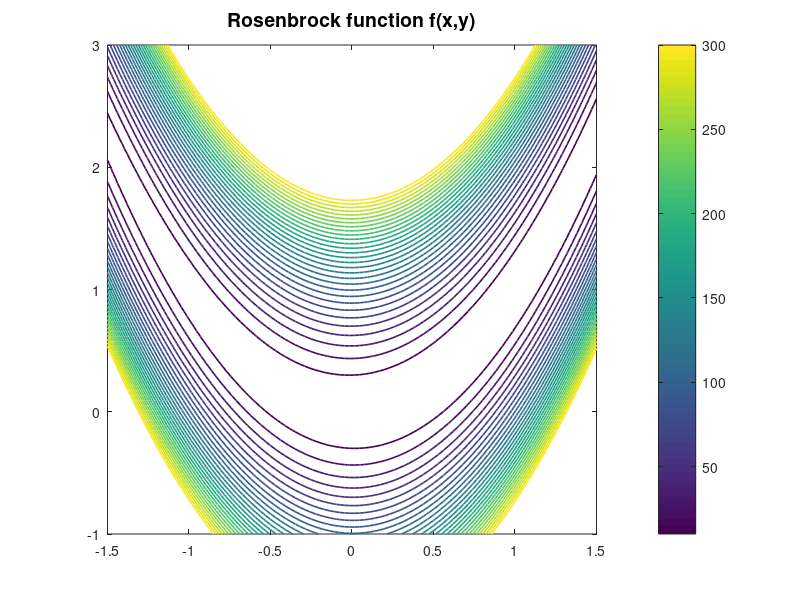

MATLAB code to generate this figure: (Note: this script raises an error after producing the figure.)
%% The Rosenbrock function in 2D optimisation
% Nick Trefethen, October 2010

%%
% (Chebfun example opt/Rosenbrock.m)
% [Tags: #optimization, #Rosenbrock, #2D, #edgedetection]

%% 1. The Rosenbrock function
% Chebfun can often do quite a good job of minimizing or maximizing a function
% defined on a 2D rectangle. Since the introduction of Chebfun2 in 2013, this
% would normally done with Chebfun2, but this example, originally written in
% 2010, uses 1D Chebfun to do the job. The "Rosenbrock revisited" Example
% treats the same problem more properly, and more efficiently, with Chebfun2
% [3].

%%
% The example we consider is the famous and challenging "Rosenbrock function":
f = @(x,y) (1-x).^2 + 100*(y-x.^2).^2;

%%
% First let's plot it to get an idea:
x = linspace(-1.5,1.5); y = linspace(-1,3);
[xx,yy] = meshgrid(x,y); ff = f(xx,yy);
levels = 10:10:300;
LW = 'linewidth'; FS = 'fontsize'; MS = 'markersize';
figure, contour(x,y,ff,levels,LW,1.2), colorbar
axis([-1.5 1.5 -1 3]), axis square, hold on
title('Rosenbrock function f(x,y)',FS,14)

%%
% It's obvious from the formula that the minimum value is $0$, taken at
% $x=y=1$. In 1D Chebfun, we can find this by taking slices. If $x_0$ is a
% constant, then the minimum of $f(x_0,y)$ over all $y$ can be obtained like
% this:
fminx0 = @(x0) min(chebfun(@(y) f(x0,y),[-1 3]));

%%
% Now we can make a chebfun representing `fminx` as a function of $x$:
fminx = chebfun(fminx0,[-1.5 1.5],'vectorize','splitting','on');
figure, plot(fminx,LW,1.6)
xlabel('x',FS,14), ylabel('min_y(f(x,y))',FS,14)
title('minimum of f(x,y) along vertical slices',FS,14)

%%
% The global minimum of $f(x,y)$ is the minimum of `fminx`:
format long
[minf,minx] = min(fminx)

%%
% The variable `minx` represents the $x$-coordinate of the minimum.
% We can find the $y$ coordinate like this:
[minf,miny] = min(chebfun(@(y) f(minx,y), [-1 3]))

%%
% Let's show the contour plot again, with the minimum point:
close, plot(minx,miny,'.k',MS,20)

%% 2. A function with several local minima
% Why did we put `splitting on` in this computation? It wasn't actually
% necessary in this case, but it would be necessary for more general functions
% $f(x,y)$ having several local extrema, because then the function `fminx`
% might not be smooth.

%%
% For example, consider this function defined on the square
% $[-1,1]\times[-1,1]$:
f = @(x,y) exp(x-2*x.^2-y.^2).*sin(6*(x+y+x.*y.^2));
x = linspace(-1,1); y = linspace(-1,1);
[xx,yy] = meshgrid(x,y); ff = f(xx,yy);
figure, contour(x,y,ff,30,LW,1.2), colorbar
axis([-1 1 -1 1]), axis square, hold on
title('f(x,y)',FS,14)

%%
% We define `fminx0` and `fminx` as before. Because of the lack of smoothness
% and the consequent need for edge detection, this computation takes a little
% while:
tic
fminx0 = @(x0) min(chebfun(@(y) f(x0,y),[-1 1]));
fminx = chebfun(fminx0,[-1 1],'vectorize','splitting','on');
figure, plot(fminx,LW,1.6)
xlabel('x',FS,14), ylabel('min_y(f(x,y))',FS,14)
title('minimum of f(x,y) along vertical slices',FS,14)
toc

%%
% Here are the breakpoints that Chebfun has introduced:
fminx.ends

%%
% We can now quickly compute the global minimum as before:
[minf,minx] = min(fminx)
[minf,miny] = min(chebfun(@(y) f(minx,y), [-1 3]))

%%
% And here's the plot:
close, plot(minx,miny,'.k',MS,20)

%%
% Reference:
%
% [1] H. H. Rosenbrock, "An automatic method for finding
% the greatest or least value of a function",
% Computer Journal 3 (1960), 175-184.
%
% [2] S. Scheuring, Global Optimization in the Chebfun System,
% thesis, MSc in Mathematical Modelling and Scientific Computing,
% Oxford University, 2008.
%
% [3] http://www.chebfun.org/examples/opt/html/Rosenbrock2.shtml

